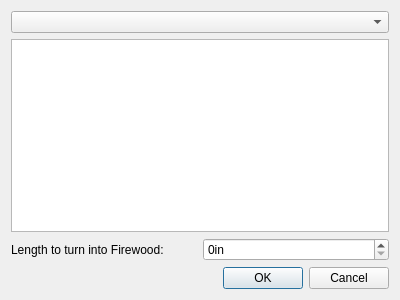
<?xml version="1.0" encoding="UTF-8"?>
<ui version="4.0">
 <class>WirewoodDialog</class>
 <widget class="QDialog" name="WirewoodDialog">
  <property name="geometry">
   <rect>
    <x>0</x>
    <y>0</y>
    <width>400</width>
    <height>300</height>
   </rect>
  </property>
  <property name="windowTitle">
   <string>Cut Firewood</string>
  </property>
  <layout class="QVBoxLayout" name="verticalLayout">
   <item>
    <layout class="QHBoxLayout" name="horizontalLayout">
     <item>
      <widget class="QComboBox" name="logSpeciesDrop"/>
     </item>
    </layout>
   </item>
   <item>
    <widget class="QTableView" name="tableView"/>
   </item>
   <item>
    <layout class="QHBoxLayout" name="horizontalLayout_2">
     <item>
      <widget class="QLabel" name="label">
       <property name="text">
        <string>Length to turn into Firewood:</string>
       </property>
      </widget>
     </item>
     <item>
      <widget class="QSpinBox" name="spinBox">
       <property name="suffix">
        <string>in</string>
       </property>
       <property name="minimum">
        <number>0</number>
       </property>
      </widget>
     </item>
    </layout>
   </item>
   <item>
    <widget class="QDialogButtonBox" name="buttonBox">
     <property name="orientation">
      <enum>Qt::Horizontal</enum>
     </property>
     <property name="standardButtons">
      <set>QDialogButtonBox::Cancel|QDialogButtonBox::Ok</set>
     </property>
    </widget>
   </item>
  </layout>
 </widget>
 <resources/>
 <connections>
  <connection>
   <sender>buttonBox</sender>
   <signal>accepted()</signal>
   <receiver>WirewoodDialog</receiver>
   <slot>accept()</slot>
   <hints>
    <hint type="sourcelabel">
     <x>248</x>
     <y>254</y>
    </hint>
    <hint type="destinationlabel">
     <x>157</x>
     <y>274</y>
    </hint>
   </hints>
  </connection>
  <connection>
   <sender>buttonBox</sender>
   <signal>rejected()</signal>
   <receiver>WirewoodDialog</receiver>
   <slot>reject()</slot>
   <hints>
    <hint type="sourcelabel">
     <x>316</x>
     <y>260</y>
    </hint>
    <hint type="destinationlabel">
     <x>286</x>
     <y>274</y>
    </hint>
   </hints>
  </connection>
 </connections>
</ui>
